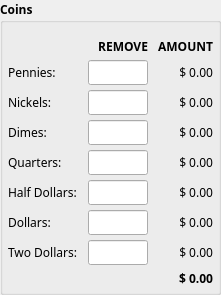
              <widget class="QGroupBox" name="grp_coins_remove">
               <property name="font">
                <font>
                 <family>Lexend</family>
                 <bold>true</bold>
                </font>
               </property>
               <property name="title">
                <string>Coins</string>
               </property>
               <layout class="QVBoxLayout" name="verticalLayout_9">
                <property name="spacing">
                 <number>5</number>
                </property>
                <property name="leftMargin">
                 <number>5</number>
                </property>
                <property name="topMargin">
                 <number>15</number>
                </property>
                <property name="rightMargin">
                 <number>5</number>
                </property>
                <property name="bottomMargin">
                 <number>5</number>
                </property>
                <item>
                 <layout class="QHBoxLayout" name="horizontalLayout_24">
                  <property name="spacing">
                   <number>5</number>
                  </property>
                  <item>
                   <widget class="QLabel" name="label_4">
                    <property name="minimumSize">
                     <size>
                      <width>75</width>
                      <height>0</height>
                     </size>
                    </property>
                    <property name="maximumSize">
                     <size>
                      <width>75</width>
                      <height>16777215</height>
                     </size>
                    </property>
                    <property name="text">
                     <string/>
                    </property>
                   </widget>
                  </item>
                  <item>
                   <widget class="QLabel" name="lb_coins_remove">
                    <property name="minimumSize">
                     <size>
                      <width>60</width>
                      <height>0</height>
                     </size>
                    </property>
                    <property name="maximumSize">
                     <size>
                      <width>60</width>
                      <height>16777215</height>
                     </size>
                    </property>
                    <property name="font">
                     <font>
                      <family>Lexend</family>
                      <bold>true</bold>
                     </font>
                    </property>
                    <property name="text">
                     <string>REMOVE</string>
                    </property>
                    <property name="alignment">
                     <set>Qt::AlignmentFlag::AlignRight|Qt::AlignmentFlag::AlignTrailing|Qt::AlignmentFlag::AlignVCenter</set>
                    </property>
                   </widget>
                  </item>
                  <item>
                   <widget class="QLabel" name="lb_coins_amount_remove">
                    <property name="minimumSize">
                     <size>
                      <width>60</width>
                      <height>0</height>
                     </size>
                    </property>
                    <property name="maximumSize">
                     <size>
                      <width>60</width>
                      <height>16777215</height>
                     </size>
                    </property>
                    <property name="font">
                     <font>
                      <family>Lexend</family>
                      <bold>true</bold>
                     </font>
                    </property>
                    <property name="text">
                     <string>AMOUNT</string>
                    </property>
                    <property name="alignment">
                     <set>Qt::AlignmentFlag::AlignRight|Qt::AlignmentFlag::AlignTrailing|Qt::AlignmentFlag::AlignVCenter</set>
                    </property>
                   </widget>
                  </item>
                 </layout>
                </item>
                <item>
                 <layout class="QHBoxLayout" name="horizontalLayout_25">
                  <property name="spacing">
                   <number>5</number>
                  </property>
                  <item>
                   <widget class="QLabel" name="lb_pennies_remove">
                    <property name="minimumSize">
                     <size>
                      <width>75</width>
                      <height>0</height>
                     </size>
                    </property>
                    <property name="maximumSize">
                     <size>
                      <width>75</width>
                      <height>16777215</height>
                     </size>
                    </property>
                    <property name="font">
                     <font>
                      <family>Lexend</family>
                      <bold>false</bold>
                     </font>
                    </property>
                    <property name="text">
                     <string>Pennies:</string>
                    </property>
                   </widget>
                  </item>
                  <item>
                   <widget class="QLineEdit" name="le_pennies_remove">
                    <property name="minimumSize">
                     <size>
                      <width>60</width>
                      <height>0</height>
                     </size>
                    </property>
                    <property name="maximumSize">
                     <size>
                      <width>60</width>
                      <height>16777215</height>
                     </size>
                    </property>
                    <property name="font">
                     <font>
                      <family>Lexend</family>
                      <bold>false</bold>
                     </font>
                    </property>
                    <property name="alignment">
                     <set>Qt::AlignmentFlag::AlignRight|Qt::AlignmentFlag::AlignTrailing|Qt::AlignmentFlag::AlignVCenter</set>
                    </property>
                   </widget>
                  </item>
                  <item>
                   <widget class="QLabel" name="lb_pennies_amt_remove">
                    <property name="minimumSize">
                     <size>
                      <width>60</width>
                      <height>0</height>
                     </size>
                    </property>
                    <property name="maximumSize">
                     <size>
                      <width>60</width>
                      <height>16777215</height>
                     </size>
                    </property>
                    <property name="font">
                     <font>
                      <family>Lexend</family>
                      <bold>false</bold>
                     </font>
                    </property>
                    <property name="text">
                     <string>$ 0.00</string>
                    </property>
                    <property name="alignment">
                     <set>Qt::AlignmentFlag::AlignRight|Qt::AlignmentFlag::AlignTrailing|Qt::AlignmentFlag::AlignVCenter</set>
                    </property>
                   </widget>
                  </item>
                 </layout>
                </item>
                <item>
                 <layout class="QHBoxLayout" name="horizontalLayout_27">
                  <property name="spacing">
                   <number>5</number>
                  </property>
                  <item>
                   <widget class="QLabel" name="lb_nickels_remove">
                    <property name="minimumSize">
                     <size>
                      <width>75</width>
                      <height>0</height>
                     </size>
                    </property>
                    <property name="maximumSize">
                     <size>
                      <width>75</width>
                      <height>16777215</height>
                     </size>
                    </property>
                    <property name="font">
                     <font>
                      <family>Lexend</family>
                      <bold>false</bold>
                     </font>
                    </property>
                    <property name="text">
                     <string>Nickels:</string>
                    </property>
                   </widget>
                  </item>
                  <item>
                   <widget class="QLineEdit" name="le_nickels_remove">
                    <property name="minimumSize">
                     <size>
                      <width>60</width>
                      <height>0</height>
                     </size>
                    </property>
                    <property name="maximumSize">
                     <size>
                      <width>60</width>
                      <height>16777215</height>
                     </size>
                    </property>
                    <property name="font">
                     <font>
                      <family>Lexend</family>
                      <bold>false</bold>
                     </font>
                    </property>
                    <property name="alignment">
                     <set>Qt::AlignmentFlag::AlignRight|Qt::AlignmentFlag::AlignTrailing|Qt::AlignmentFlag::AlignVCenter</set>
                    </property>
                   </widget>
                  </item>
                  <item>
                   <widget class="QLabel" name="lb_nickels_amt_remove">
                    <property name="minimumSize">
                     <size>
                      <width>60</width>
                      <height>0</height>
                     </size>
                    </property>
                    <property name="maximumSize">
                     <size>
                      <width>60</width>
                      <height>16777215</height>
                     </size>
                    </property>
                    <property name="font">
                     <font>
                      <family>Lexend</family>
                      <bold>false</bold>
                     </font>
                    </property>
                    <property name="text">
                     <string>$ 0.00</string>
                    </property>
                    <property name="alignment">
                     <set>Qt::AlignmentFlag::AlignRight|Qt::AlignmentFlag::AlignTrailing|Qt::AlignmentFlag::AlignVCenter</set>
                    </property>
                   </widget>
                  </item>
                 </layout>
                </item>
                <item>
                 <layout class="QHBoxLayout" name="horizontalLayout_28">
                  <property name="spacing">
                   <number>5</number>
                  </property>
                  <item>
                   <widget class="QLabel" name="lb_dimes_remove">
                    <property name="minimumSize">
                     <size>
                      <width>75</width>
                      <height>0</height>
                     </size>
                    </property>
                    <property name="maximumSize">
                     <size>
                      <width>75</width>
                      <height>16777215</height>
                     </size>
                    </property>
                    <property name="font">
                     <font>
                      <family>Lexend</family>
                      <bold>false</bold>
                     </font>
                    </property>
                    <property name="text">
                     <string>Dimes:</string>
                    </property>
                   </widget>
                  </item>
                  <item>
                   <widget class="QLineEdit" name="le_dimes_remove">
                    <property name="minimumSize">
                     <size>
                      <width>60</width>
                      <height>0</height>
                     </size>
                    </property>
                    <property name="maximumSize">
                     <size>
                      <width>60</width>
                      <height>16777215</height>
                     </size>
                    </property>
                    <property name="font">
                     <font>
                      <family>Lexend</family>
                      <bold>false</bold>
                     </font>
                    </property>
                    <property name="alignment">
                     <set>Qt::AlignmentFlag::AlignRight|Qt::AlignmentFlag::AlignTrailing|Qt::AlignmentFlag::AlignVCenter</set>
                    </property>
                   </widget>
                  </item>
                  <item>
                   <widget class="QLabel" name="lb_dimes_amt_remove">
                    <property name="minimumSize">
                     <size>
                      <width>60</width>
                      <height>0</height>
                     </size>
                    </property>
                    <property name="maximumSize">
                     <size>
                      <width>60</width>
                      <height>16777215</height>
                     </size>
                    </property>
                    <property name="font">
                     <font>
                      <family>Lexend</family>
                      <bold>false</bold>
                     </font>
                    </property>
                    <property name="text">
                     <string>$ 0.00</string>
                    </property>
                    <property name="alignment">
                     <set>Qt::AlignmentFlag::AlignRight|Qt::AlignmentFlag::AlignTrailing|Qt::AlignmentFlag::AlignVCenter</set>
                    </property>
                   </widget>
                  </item>
                 </layout>
                </item>
                <item>
                 <layout class="QHBoxLayout" name="horizontalLayout_29">
                  <property name="spacing">
                   <number>5</number>
                  </property>
                  <item>
                   <widget class="QLabel" name="lb_quarters_remove">
                    <property name="minimumSize">
                     <size>
                      <width>75</width>
                      <height>0</height>
                     </size>
                    </property>
                    <property name="maximumSize">
                     <size>
                      <width>75</width>
                      <height>16777215</height>
                     </size>
                    </property>
                    <property name="font">
                     <font>
                      <family>Lexend</family>
                      <bold>false</bold>
                     </font>
                    </property>
                    <property name="text">
                     <string>Quarters:</string>
                    </property>
                   </widget>
                  </item>
                  <item>
                   <widget class="QLineEdit" name="le_quarters_remove">
                    <property name="minimumSize">
                     <size>
                      <width>60</width>
                      <height>0</height>
                     </size>
                    </property>
                    <property name="maximumSize">
                     <size>
                      <width>60</width>
                      <height>16777215</height>
                     </size>
                    </property>
                    <property name="font">
                     <font>
                      <family>Lexend</family>
                      <bold>false</bold>
                     </font>
                    </property>
                    <property name="alignment">
                     <set>Qt::AlignmentFlag::AlignRight|Qt::AlignmentFlag::AlignTrailing|Qt::AlignmentFlag::AlignVCenter</set>
                    </property>
                   </widget>
                  </item>
                  <item>
                   <widget class="QLabel" name="lb_quarters_amt_remove">
                    <property name="minimumSize">
                     <size>
                      <width>60</width>
                      <height>0</height>
                     </size>
                    </property>
                    <property name="maximumSize">
                     <size>
                      <width>60</width>
                      <height>16777215</height>
                     </size>
                    </property>
                    <property name="font">
                     <font>
                      <family>Lexend</family>
                      <bold>false</bold>
                     </font>
                    </property>
                    <property name="text">
                     <string>$ 0.00</string>
                    </property>
                    <property name="alignment">
                     <set>Qt::AlignmentFlag::AlignRight|Qt::AlignmentFlag::AlignTrailing|Qt::AlignmentFlag::AlignVCenter</set>
                    </property>
                   </widget>
                  </item>
                 </layout>
                </item>
                <item>
                 <layout class="QHBoxLayout" name="horizontalLayout_30">
                  <property name="spacing">
                   <number>5</number>
                  </property>
                  <item>
                   <widget class="QLabel" name="lb_half_dollars_remove">
                    <property name="minimumSize">
                     <size>
                      <width>75</width>
                      <height>0</height>
                     </size>
                    </property>
                    <property name="maximumSize">
                     <size>
                      <width>75</width>
                      <height>16777215</height>
                     </size>
                    </property>
                    <property name="font">
                     <font>
                      <family>Lexend</family>
                      <bold>false</bold>
                     </font>
                    </property>
                    <property name="text">
                     <string>Half Dollars:</string>
                    </property>
                   </widget>
                  </item>
                  <item>
                   <widget class="QLineEdit" name="le_half_dollars_remove">
                    <property name="minimumSize">
                     <size>
                      <width>60</width>
                      <height>0</height>
                     </size>
                    </property>
                    <property name="maximumSize">
                     <size>
                      <width>60</width>
                      <height>16777215</height>
                     </size>
                    </property>
                    <property name="font">
                     <font>
                      <family>Lexend</family>
                      <bold>false</bold>
                     </font>
                    </property>
                    <property name="alignment">
                     <set>Qt::AlignmentFlag::AlignRight|Qt::AlignmentFlag::AlignTrailing|Qt::AlignmentFlag::AlignVCenter</set>
                    </property>
                   </widget>
                  </item>
                  <item>
                   <widget class="QLabel" name="lb_half_dollars_amt_remove">
                    <property name="minimumSize">
                     <size>
                      <width>60</width>
                      <height>0</height>
                     </size>
                    </property>
                    <property name="maximumSize">
                     <size>
                      <width>60</width>
                      <height>16777215</height>
                     </size>
                    </property>
                    <property name="font">
                     <font>
                      <family>Lexend</family>
                      <bold>false</bold>
                     </font>
                    </property>
                    <property name="text">
                     <string>$ 0.00</string>
                    </property>
                    <property name="alignment">
                     <set>Qt::AlignmentFlag::AlignRight|Qt::AlignmentFlag::AlignTrailing|Qt::AlignmentFlag::AlignVCenter</set>
                    </property>
                   </widget>
                  </item>
                 </layout>
                </item>
                <item>
                 <layout class="QHBoxLayout" name="horizontalLayout_31">
                  <property name="spacing">
                   <number>5</number>
                  </property>
                  <item>
                   <widget class="QLabel" name="lb_dollar_remove">
                    <property name="minimumSize">
                     <size>
                      <width>75</width>
                      <height>0</height>
                     </size>
                    </property>
                    <property name="maximumSize">
                     <size>
                      <width>75</width>
                      <height>16777215</height>
                     </size>
                    </property>
                    <property name="font">
                     <font>
                      <family>Lexend</family>
                      <bold>false</bold>
                     </font>
                    </property>
                    <property name="text">
                     <string>Dollars:</string>
                    </property>
                   </widget>
                  </item>
                  <item>
                   <widget class="QLineEdit" name="le_dollar_remove">
                    <property name="minimumSize">
                     <size>
                      <width>60</width>
                      <height>0</height>
                     </size>
                    </property>
                    <property name="maximumSize">
                     <size>
                      <width>60</width>
                      <height>16777215</height>
                     </size>
                    </property>
                    <property name="font">
                     <font>
                      <family>Lexend</family>
                      <bold>false</bold>
                     </font>
                    </property>
                    <property name="alignment">
                     <set>Qt::AlignmentFlag::AlignRight|Qt::AlignmentFlag::AlignTrailing|Qt::AlignmentFlag::AlignVCenter</set>
                    </property>
                   </widget>
                  </item>
                  <item>
                   <widget class="QLabel" name="lb_dollar_amt_remove">
                    <property name="minimumSize">
                     <size>
                      <width>60</width>
                      <height>0</height>
                     </size>
                    </property>
                    <property name="maximumSize">
                     <size>
                      <width>60</width>
                      <height>16777215</height>
                     </size>
                    </property>
                    <property name="font">
                     <font>
                      <family>Lexend</family>
                      <bold>false</bold>
                     </font>
                    </property>
                    <property name="text">
                     <string>$ 0.00</string>
                    </property>
                    <property name="alignment">
                     <set>Qt::AlignmentFlag::AlignRight|Qt::AlignmentFlag::AlignTrailing|Qt::AlignmentFlag::AlignVCenter</set>
                    </property>
                   </widget>
                  </item>
                 </layout>
                </item>
                <item>
                 <layout class="QHBoxLayout" name="horizontalLayout_32">
                  <property name="spacing">
                   <number>5</number>
                  </property>
                  <item>
                   <widget class="QLabel" name="lb_two_dollars_remove">
                    <property name="minimumSize">
                     <size>
                      <width>75</width>
                      <height>0</height>
                     </size>
                    </property>
                    <property name="maximumSize">
                     <size>
                      <width>75</width>
                      <height>16777215</height>
                     </size>
                    </property>
                    <property name="font">
                     <font>
                      <family>Lexend</family>
                      <bold>false</bold>
                     </font>
                    </property>
                    <property name="text">
                     <string>Two Dollars:</string>
                    </property>
                   </widget>
                  </item>
                  <item>
                   <widget class="QLineEdit" name="le_two_dollars_remove">
                    <property name="minimumSize">
                     <size>
                      <width>60</width>
                      <height>0</height>
                     </size>
                    </property>
                    <property name="maximumSize">
                     <size>
                      <width>60</width>
                      <height>16777215</height>
                     </size>
                    </property>
                    <property name="font">
                     <font>
                      <family>Lexend</family>
                      <bold>false</bold>
                     </font>
                    </property>
                    <property name="alignment">
                     <set>Qt::AlignmentFlag::AlignRight|Qt::AlignmentFlag::AlignTrailing|Qt::AlignmentFlag::AlignVCenter</set>
                    </property>
                   </widget>
                  </item>
                  <item>
                   <widget class="QLabel" name="lb_two_dollars_amt_remove">
                    <property name="minimumSize">
                     <size>
                      <width>60</width>
                      <height>0</height>
                     </size>
                    </property>
                    <property name="maximumSize">
                     <size>
                      <width>60</width>
                      <height>16777215</height>
                     </size>
                    </property>
                    <property name="font">
                     <font>
                      <family>Lexend</family>
                      <bold>false</bold>
                     </font>
                    </property>
                    <property name="text">
                     <string>$ 0.00</string>
                    </property>
                    <property name="alignment">
                     <set>Qt::AlignmentFlag::AlignRight|Qt::AlignmentFlag::AlignTrailing|Qt::AlignmentFlag::AlignVCenter</set>
                    </property>
                   </widget>
                  </item>
                 </layout>
                </item>
                <item>
                 <layout class="QHBoxLayout" name="horizontalLayout_26">
                  <property name="spacing">
                   <number>5</number>
                  </property>
                  <item>
                   <widget class="QLabel" name="label_8">
                    <property name="minimumSize">
                     <size>
                      <width>75</width>
                      <height>0</height>
                     </size>
                    </property>
                    <property name="maximumSize">
                     <size>
                      <width>75</width>
                      <height>16777215</height>
                     </size>
                    </property>
                    <property name="text">
                     <string/>
                    </property>
                   </widget>
                  </item>
                  <item>
                   <widget class="QLabel" name="label_9">
                    <property name="minimumSize">
                     <size>
                      <width>60</width>
                      <height>0</height>
                     </size>
                    </property>
                    <property name="maximumSize">
                     <size>
                      <width>60</width>
                      <height>16777215</height>
                     </size>
                    </property>
                    <property name="text">
                     <string/>
                    </property>
                   </widget>
                  </item>
                  <item>
                   <widget class="QLabel" name="lb_coins_total_remove">
                    <property name="minimumSize">
                     <size>
                      <width>60</width>
                      <height>0</height>
                     </size>
                    </property>
                    <property name="maximumSize">
                     <size>
                      <width>60</width>
                      <height>16777215</height>
                     </size>
                    </property>
                    <property name="font">
                     <font>
                      <family>Lexend</family>
                      <bold>true</bold>
                     </font>
                    </property>
                    <property name="text">
                     <string>$ 0.00</string>
                    </property>
                    <property name="alignment">
                     <set>Qt::AlignmentFlag::AlignRight|Qt::AlignmentFlag::AlignTrailing|Qt::AlignmentFlag::AlignVCenter</set>
                    </property>
                   </widget>
                  </item>
                 </layout>
                </item>
               </layout>
              </widget>
